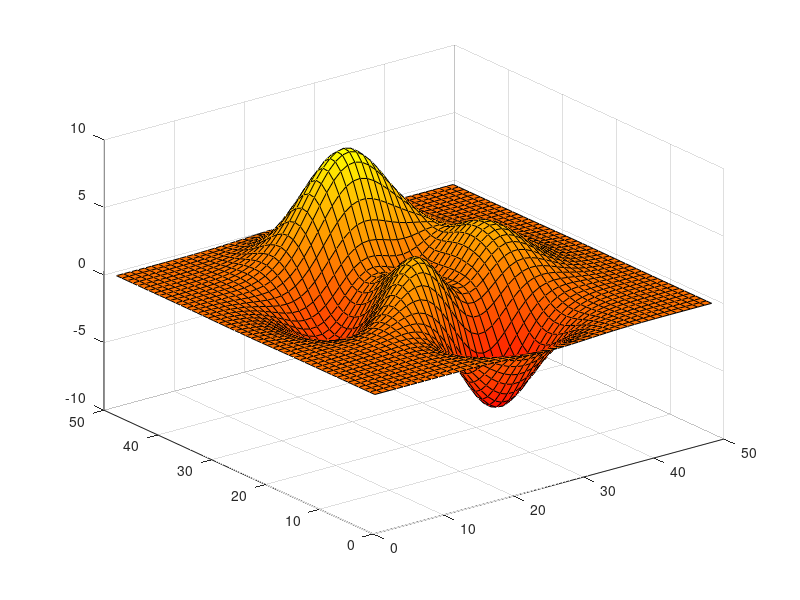

Reproduce this figure in MATLAB. (Note: this script raises an error after producing the figure.)
%=============================================================================
% Copyright (c) 2016-present Allan CORNET (Nelson)
%=============================================================================
% This file is part of the Nelson.
%=============================================================================
% LICENCE_BLOCK_BEGIN
% SPDX-License-Identifier: LGPL-3.0-or-later
% LICENCE_BLOCK_END
%=============================================================================
% <--ADV-CLI MODE-->
%=============================================================================
f = figure();
surf(peaks);
colormap('autumn');
r = f.Colormap;
assert_isapprox(r(1:2, :), [1.0000, 0, 0; 1.0000, 0.0039, 0], 1e-4); 
%=============================================================================
